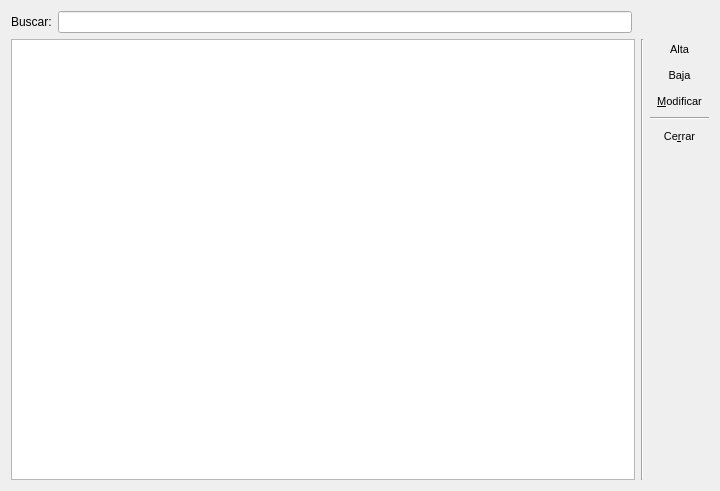
<ui version="4.0" >
 <class>BuildingManage</class>
 <widget class="QWidget" name="BuildingManage" >
  <property name="geometry" >
   <rect>
    <x>0</x>
    <y>0</y>
    <width>720</width>
    <height>491</height>
   </rect>
  </property>
  <property name="windowTitle" >
   <string>Gestión de Obras</string>
  </property>
  <property name="windowIcon" >
   <iconset resource="../resources/qzette.qrc" >
    <normaloff>:/app/images/app/building.png</normaloff>:/app/images/app/building.png</iconset>
  </property>
  <layout class="QVBoxLayout" name="verticalLayout" >
   <item>
    <layout class="QHBoxLayout" name="horizontalLayout_2" >
     <item>
      <widget class="QLabel" name="lb_search" >
       <property name="text" >
        <string>Buscar:</string>
       </property>
      </widget>
     </item>
     <item>
      <widget class="QLineEdit" name="le_filter" />
     </item>
     <item>
      <spacer name="horizontalSpacer" >
       <property name="orientation" >
        <enum>Qt::Horizontal</enum>
       </property>
       <property name="sizeType" >
        <enum>QSizePolicy::Fixed</enum>
       </property>
       <property name="sizeHint" stdset="0" >
        <size>
         <width>77</width>
         <height>20</height>
        </size>
       </property>
      </spacer>
     </item>
    </layout>
   </item>
   <item>
    <layout class="QHBoxLayout" name="horizontalLayout" >
     <item>
      <widget class="QTableView" name="tv_building" >
       <property name="editTriggers" >
        <set>QAbstractItemView::NoEditTriggers</set>
       </property>
       <property name="tabKeyNavigation" >
        <bool>false</bool>
       </property>
       <property name="alternatingRowColors" >
        <bool>true</bool>
       </property>
       <property name="selectionMode" >
        <enum>QAbstractItemView::SingleSelection</enum>
       </property>
       <property name="selectionBehavior" >
        <enum>QAbstractItemView::SelectRows</enum>
       </property>
      </widget>
     </item>
     <item>
      <widget class="Line" name="line" >
       <property name="orientation" >
        <enum>Qt::Vertical</enum>
       </property>
      </widget>
     </item>
     <item>
      <layout class="QVBoxLayout" name="_2" >
       <item>
        <widget class="QToolButton" name="tb_add" >
         <property name="sizePolicy" >
          <sizepolicy vsizetype="Preferred" hsizetype="Preferred" >
           <horstretch>0</horstretch>
           <verstretch>0</verstretch>
          </sizepolicy>
         </property>
         <property name="font" >
          <font>
           <pointsize>8</pointsize>
          </font>
         </property>
         <property name="text" >
          <string>Alta</string>
         </property>
         <property name="icon" >
          <iconset resource="../resources/qzette.qrc" >
           <normaloff>:/app/images/app/new.png</normaloff>:/app/images/app/new.png</iconset>
         </property>
         <property name="iconSize" >
          <size>
           <width>24</width>
           <height>24</height>
          </size>
         </property>
         <property name="shortcut" >
          <string>F3</string>
         </property>
         <property name="toolButtonStyle" >
          <enum>Qt::ToolButtonTextUnderIcon</enum>
         </property>
         <property name="autoRaise" >
          <bool>true</bool>
         </property>
        </widget>
       </item>
       <item>
        <widget class="QToolButton" name="tb_remove" >
         <property name="sizePolicy" >
          <sizepolicy vsizetype="Preferred" hsizetype="Preferred" >
           <horstretch>0</horstretch>
           <verstretch>0</verstretch>
          </sizepolicy>
         </property>
         <property name="font" >
          <font>
           <pointsize>8</pointsize>
          </font>
         </property>
         <property name="text" >
          <string>Baja</string>
         </property>
         <property name="icon" >
          <iconset resource="../resources/qzette.qrc" >
           <normaloff>:/app/images/app/remove.png</normaloff>:/app/images/app/remove.png</iconset>
         </property>
         <property name="iconSize" >
          <size>
           <width>24</width>
           <height>24</height>
          </size>
         </property>
         <property name="shortcut" >
          <string>F5</string>
         </property>
         <property name="toolButtonStyle" >
          <enum>Qt::ToolButtonTextUnderIcon</enum>
         </property>
         <property name="autoRaise" >
          <bool>true</bool>
         </property>
        </widget>
       </item>
       <item>
        <widget class="QToolButton" name="tb_edit" >
         <property name="enabled" >
          <bool>true</bool>
         </property>
         <property name="sizePolicy" >
          <sizepolicy vsizetype="Preferred" hsizetype="Preferred" >
           <horstretch>0</horstretch>
           <verstretch>0</verstretch>
          </sizepolicy>
         </property>
         <property name="font" >
          <font>
           <pointsize>8</pointsize>
          </font>
         </property>
         <property name="text" >
          <string>&amp;Modificar</string>
         </property>
         <property name="icon" >
          <iconset resource="../resources/qzette.qrc" >
           <normaloff>:/app/images/app/edit.png</normaloff>:/app/images/app/edit.png</iconset>
         </property>
         <property name="iconSize" >
          <size>
           <width>24</width>
           <height>24</height>
          </size>
         </property>
         <property name="shortcut" >
          <string>F2</string>
         </property>
         <property name="toolButtonStyle" >
          <enum>Qt::ToolButtonTextUnderIcon</enum>
         </property>
         <property name="autoRaise" >
          <bool>true</bool>
         </property>
        </widget>
       </item>
       <item>
        <widget class="Line" name="line_2" >
         <property name="orientation" >
          <enum>Qt::Horizontal</enum>
         </property>
        </widget>
       </item>
       <item>
        <widget class="QToolButton" name="tb_close" >
         <property name="sizePolicy" >
          <sizepolicy vsizetype="Preferred" hsizetype="Preferred" >
           <horstretch>0</horstretch>
           <verstretch>0</verstretch>
          </sizepolicy>
         </property>
         <property name="font" >
          <font>
           <pointsize>8</pointsize>
          </font>
         </property>
         <property name="text" >
          <string>Ce&amp;rrar</string>
         </property>
         <property name="icon" >
          <iconset resource="../resources/qzette.qrc" >
           <normaloff>:/app/images/app/close.png</normaloff>:/app/images/app/close.png</iconset>
         </property>
         <property name="iconSize" >
          <size>
           <width>24</width>
           <height>24</height>
          </size>
         </property>
         <property name="shortcut" >
          <string>F12</string>
         </property>
         <property name="toolButtonStyle" >
          <enum>Qt::ToolButtonTextUnderIcon</enum>
         </property>
         <property name="autoRaise" >
          <bool>true</bool>
         </property>
        </widget>
       </item>
       <item>
        <spacer>
         <property name="orientation" >
          <enum>Qt::Vertical</enum>
         </property>
         <property name="sizeHint" stdset="0" >
          <size>
           <width>20</width>
           <height>40</height>
          </size>
         </property>
        </spacer>
       </item>
      </layout>
     </item>
    </layout>
   </item>
  </layout>
 </widget>
 <resources>
  <include location="../resources/qzette.qrc" />
 </resources>
 <connections/>
</ui>
